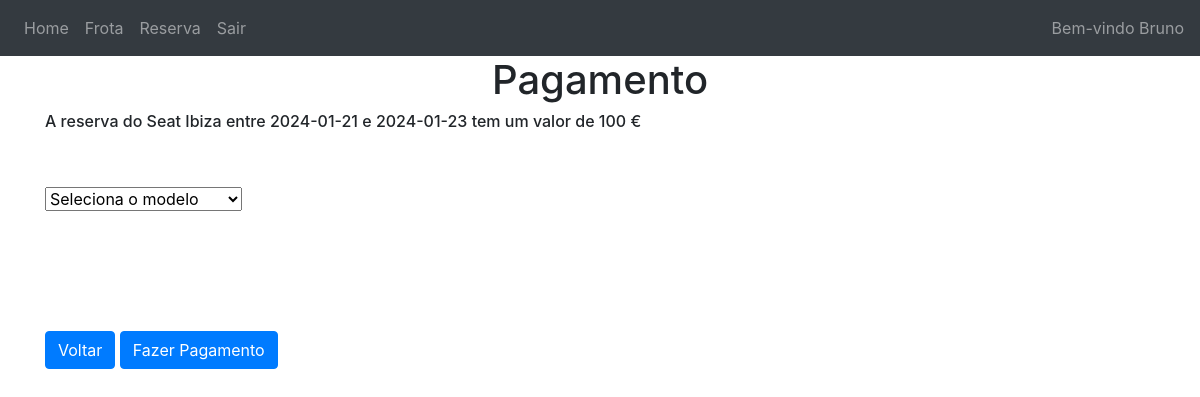
The page /pagamento?id=11 (signed in) on the database its author committed.
### website/models.py (models this page shows)
class Utilizador(db.Model, UserMixin):
    id = db.Column(db.Integer, primary_key=True)
    email = db.Column(db.String(150), unique=True)
    nome = db.Column(db.String(150))
    apelido = db.Column(db.String(150))
    datanascimento = db.Column(db.Date())
    password = db.Column(db.String(150))
    reservas = db.relationship('Reservas')

class Reservas(db.Model):
    id = db.Column(db.Integer, primary_key=True)
    carro_marca = db.Column(db.String(150))
    carro_modelo = db.Column(db.String(150))
    carro_matricula = db.Column(db.String(150), db.ForeignKey('modelo.matricula'))
    date = db.Column(db.DateTime(timezone=True), default=func.now())  # usar registo temporal as reservas dos carros
    data_inicial = db.Column(db.Date())
    data_final = db.Column(db.Date())
    preco_total = db.Column(db.Integer)
    divida = db.Column(db.Integer)
    pagamento = db.Column(db.Integer, default=0)
    utilizador_id = db.Column(db.Integer, db.ForeignKey('utilizador.id'))  # usar este codigo para definir reservas

### website/views.py (the view, shortened to what this page needs)
@views.route('/pagamento', methods=['GET', 'POST'])
@login_required
def pagamento():
    if request.method == 'POST':
        id = request.form.get('id')
    else:
        id=request.args.get('id')
    reserva = Reservas.query.filter_by(id=id, utilizador_id=current_user.id).first()
    carro = reserva.carro_marca
    modelo = reserva.carro_modelo
    precototal = reserva.preco_total
    data_inicial = reserva.data_inicial
    data_final = reserva.data_final
    tipo_pagamento = request.form.get('pagamento')
    return render_template("pagamento.html", utilizador=current_user,
                           carro=carro, modelo=modelo, precoTotal=precototal, dataInicial=data_inicial,
                           dataFinal=data_final, id=id)

### website/__init__.py (called while the page is built)
def create_app():
    app = Flask(__name__, static_url_path='/static')
    app.config['SECRET_KEY'] = 'v'
    app.config['SQLALCHEMY_DATABASE_URI'] = f'sqlite:///{DB_NAME}'
    db.init_app(app)
    from .views import views
    from .auth import auth
    app.register_blueprint(views, url_prefix='/')
    app.register_blueprint(auth, url_prefix='/')
    from .models import Utilizador, Reservas, Carro, Modelo
    create_database(app)
    login_manager = LoginManager()
    login_manager.login_view = 'auth.login'
    login_manager.init_app(app)
    @login_manager.user_loader
    def load_user(id):
        return Utilizador.query.get(int(id))
    return app

### website/templates/pagamento.html (shortened to what this page needs)
{%extends "base.html"%}
{% block content%}
<h1 align="center">Pagamento</h1>
<div class="bg-light d-inline">
        <h6> A reserva do {{carro}} {{modelo}} entre {{dataInicial}} e {{dataFinal}} tem um valor de {{precoTotal}} €</h6>
            </div>
<br><br>
<form method="POST" action="/pagamento">
    <select name="pagamento" id="pagamento" onchange="mostrarCaixaIban()">
        <option value="">Seleciona o modelo</option>
    </select>
<br><br>
<br><br>
<br><br>
<div>
    <a href="/rent-a-car" class="btn btn-primary justify-content-between">Voltar</a>
    <button type="submit" class="btn btn-primary text-right justify-content-between">Fazer Pagamento</button>
    </div>
</form>
{% endblock%}

### website/templates/base.html (shortened to what this page needs)
<!DOCTYPE html>
<html lang="en">
<head>
    <link
            rel="stylesheet"
            href="https://stackpath.bootstrapcdn.com/bootstrap/4.4.1/css/bootstrap.min.css"
    />
    <link
            rel="stylesheet"
            href="https://stackpath.bootstrapcdn.com/font-awesome/4.7.0/css/font-awesome.min.css"
    />
</head>
<body>
<nav class="navbar navbar-expand-lg navbar-dark bg-dark">
    <div class="collapse navbar-collapse" id="navbar">
        <div class="navbar-nav">
            {%if utilizador.is_authenticated %}
            <a class="nav-item nav-link" id="home" href="/">Home</a>
            <a class="nav-item nav-link" id="carList" href="/carList">Frota</a>
            <a class="nav-item nav-link" id="rent-a-car" href="/rent-a-car">Reserva</a>
            <a class="nav-item nav-link" id="logout" href="/logout">Sair</a>
            {% else %}
            <a class="nav-item nav-link" id="login" href="/login">Entrar</a>
            <a class="nav-item nav-link" id="signUp" href="/sign-up">Regsitar</a>
            {%endif%}
        </div>
    </div>
    {%if utilizador.is_authenticated %}
    <span class="nav-item" style="color: rgba(255,255,255,.5);margin-left: auto;">Bem-vindo {{utilizador.nome}}</span>
    {%endif%}
</nav>
<div class="container">{% block content%}{% endblock%}</div>
</body>
</html>

### rows shown on the page
Utilizador: nome "Bruno"
Reservas: carro_marca "Seat", carro_modelo "Ibiza", data_inicial "2024-01-21", data_final "2024-01-23"

### other values the page prints
{{ precoTotal }} "100"
